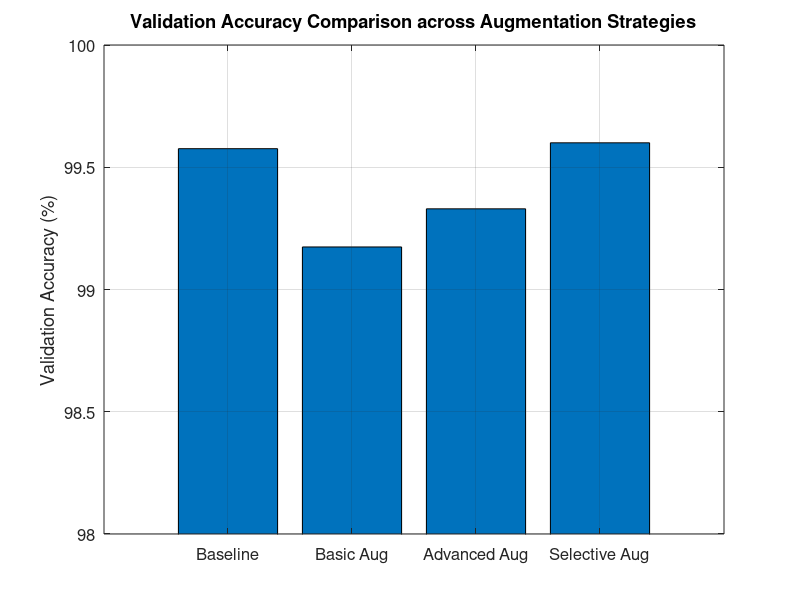

The MATLAB source for this figure:
models = {'Baseline', 'Basic Aug', 'Advanced Aug', 'Selective Aug'};
accuracy = [99.576, 99.174, 99.33, 99.60]; 

figure;
bar(accuracy);
set(gca, 'XTickLabel', models, 'FontSize', 12);
ylabel('Validation Accuracy (%)');
title('Validation Accuracy Comparison across Augmentation Strategies');
ylim([98 100]);  
grid on;

saveas(gcf, 'validation_accuracy_comparison.png');